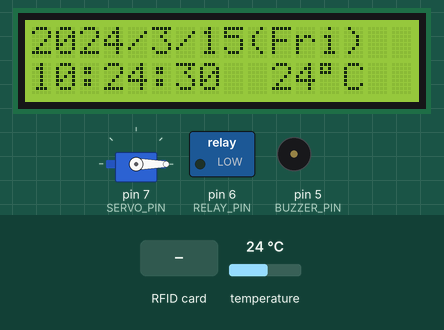
The sketch below on a simulated Arduino Uno, built with avr-gcc and run on an emulated ATmega328P. Shown: servo, 16×2 character LCD, switched loads named in the sketch (green lamp = pin HIGH), buzzer (waves = sounding). The test bench sets the inputs (shaded band); at power-on: temperature 24 °C. The local clock reads 2024-03-15 10:24:30 at power-on unless the sketch sets it; pins used as bus, display or sensor lines are not drawn; what the sketch prints to the serial monitor is not drawn.

Above: at 1.6 s.
1.7 s: RFID card 81 99 1E 24 held to the reader
At 2.9 s:
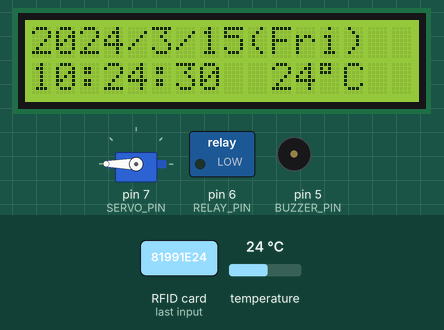
5.6 s: temperature set to 23.4 °C
At 7.5 s:
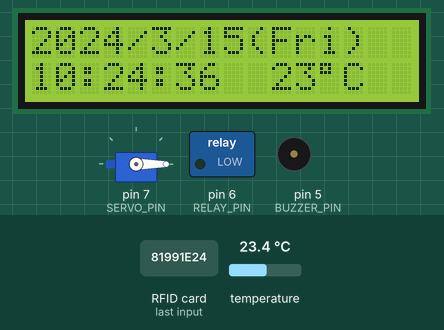
10.3 s: temperature set to 22.5 °C
At 13.2 s:
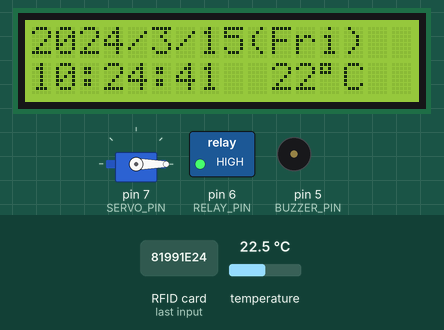
15.8 s: RFID card 5E 7A 19 C4 held to the reader
At 17.7 s:
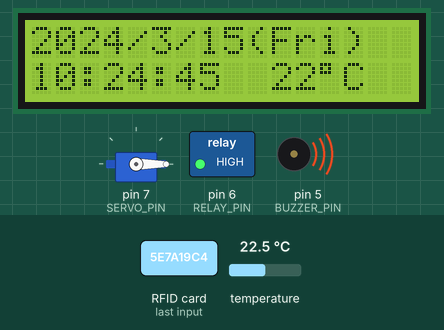
19.3 s: RFID card A3 4B 7E 2F held to the reader
At 22.8 s:
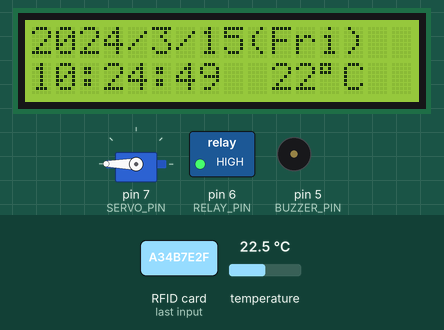
25.0 s: temperature set to 12 °C
At 27.3 s:
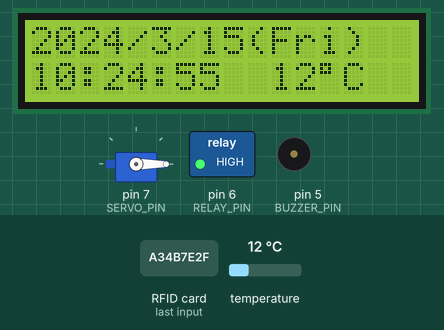
Timing chart, 0 to 28.8 s (numbered marks = the images above; inputs shaded):
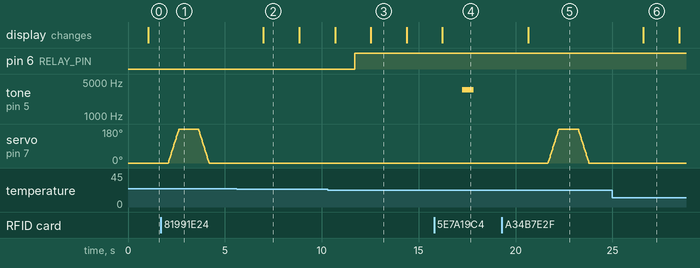

The sketch:

FAFM.ino
```cpp
#include <SPI.h>
#include <MFRC522.h>
#include <Servo.h>
#include <RTClib.h>
#include <LiquidCrystal_I2C.h>
#include <OneWire.h>
#include <DallasTemperature.h>

#define ONE_WIRE_BUS 3

OneWire oneWire(ONE_WIRE_BUS);
DallasTemperature sensors(&oneWire);

const int RST_PIN = 9; // RFID RST 핀
const int SS_PIN = 10; // RFID SS 핀
const int RELAY_PIN = 6; // 릴레이 핀
const int BUZZER_PIN = 5; // 수동부저 핀

MFRC522 mfrc522(SS_PIN, RST_PIN);   // MFRC522 인스턴스

byte CardUidByte[4] = {0x81, 0x99, 0x1E, 0x24}; // 플라스틱 카드 UID (1)
byte CardUidByte2[4] = {0xA3, 0x4B, 0x7E, 0x2F}; // 키링 UID (2)
boolean state = false; //서보모터 상태값

RTC_DS3231 rtc;
Servo servo;
const int SERVO_PIN = 7; // 서보모터 핀
int pos = 0; // 서보모터 각도
int buzzer = 0; // 수동부저 작동 수

char DOW[7][12] = {"Sun", "Mon", "Tue", "Wed", "Thu", "Fri", "Sat"};
LiquidCrystal_I2C lcd(0x27, 16, 2);

void setup() {
  Serial.begin(9600);
  while (!Serial);
  SPI.begin();         // SPI 시작
  mfrc522.PCD_Init();  // MFRC522 card 초기화
  pinMode(RELAY_PIN, OUTPUT); // 릴레이 핀 (출력)
  pinMode(BUZZER_PIN, OUTPUT); // 수동부저 핀 (출력)
  servo.attach(SERVO_PIN);
  servo.write(0);
  lcd.init();
  lcd.backlight(); // LCD 백라이트 ON
  lcd.begin(16, 2);
  rtc.begin();
  sensors.begin();
  delay(50);
}

void loop() {
  DateTime now = rtc.now();
  sensors.requestTemperatures(); // 수온센서에서 온도 불러오기
  Serial.print("Temperature is: ");
  Serial.println(sensors.getTempCByIndex(0));
  lcd.clear(); // LCD 지우기

    lcd.setCursor(0, 0); // (0, 0)에 커서 설정
    lcd.print(now.year(), DEC); // 년
    lcd.print("/");
    lcd.print(now.month(), DEC); // 월
    lcd.print("/");
    lcd.print(now.day(), DEC); // 일
    lcd.print("(");
    lcd.print(DOW[now.dayOfTheWeek()]);
    lcd.print(")");

    lcd.setCursor(0, 1); // (0, 1)에 커서 설정
    lcd.print(now.hour(), DEC); // 시
    lcd.print(":");
    lcd.print(now.minute(), DEC); // 분
    lcd.print(":");
    lcd.print(now.second(), DEC); // 초
    lcd.print("  ");
    lcd.print(int(sensors.getTempCByIndex(0))); // 수온
    lcd.print(char(223));
    lcd.print("C");

    delay (1000);

  // 13시 10분에 서보모터 작동
  if(now.hour()==13&&now.minute()==10&&now.second()==0){
    for (pos = 0; pos <= 180; pos += 1) {
      servo.write(pos);
      delay(3);
    }
    for (pos = 180; pos >= 0; pos -= 1) {
      servo.write(pos);
      delay(3);
      }
  }

  // 어항 수온 제어 (23도 이하일 경우 히터 ON)
  if (sensors.getTempCByIndex(0)<23) {
    digitalWrite(RELAY_PIN, HIGH);
  } else {
    digitalWrite(RELAY_PIN, LOW);
  }


  // 새 카드 확인
  if (!mfrc522.PICC_IsNewCardPresent()) return;

  // 카드 읽기
  if (!mfrc522.PICC_ReadCardSerial()) return;

  // 읽은 Card UID와 등록된 Card UID가 일치하는 확인 (1번 카드)
  if (mfrc522.uid.uidByte[0] == CardUidByte[0] && mfrc522.uid.uidByte[1] == CardUidByte[1] &&
        mfrc522.uid.uidByte[2] == CardUidByte[2] && mfrc522.uid.uidByte[3] == CardUidByte[3] ){

           // 서보모터 작동
           Serial.println("Open");
           for (pos = 0; pos <= 180; pos += 1) {
              servo.write(pos);
              delay(3);
            }
           delay(1000);
           Serial.println("Close");
           for (pos = 180; pos >= 0; pos -= 1) {
              servo.write(pos);
              delay(3);
            }
           delay(2000);
   }
   // 읽은 Card UID와 등록된 Card UID가 일치하는 확인 (2번 카드)
   else if (mfrc522.uid.uidByte[0] == CardUidByte2[0] && mfrc522.uid.uidByte[1] == CardUidByte2[1] &&
        mfrc522.uid.uidByte[2] == CardUidByte2[2] && mfrc522.uid.uidByte[3] == CardUidByte2[3] ){

         // 서보모터 작동
           Serial.println("Open");
           for (pos = 0; pos <= 180; pos += 1) {
              servo.write(pos);
              delay(3);
            }
           delay(1000);
           Serial.println("Close");
           for (pos = 180; pos >= 0; pos -= 1) {
              servo.write(pos);
              delay(3);
            }
           delay(2000);
   }
   // 알 수 없는 카드
   else
   {
        Serial.println("Unknown");
        for (buzzer = 0; buzzer <= 2; buzzer += 1) {
              tone(BUZZER_PIN, 3500);
              Serial.println(buzzer);
              delay(200);
              noTone(BUZZER_PIN);
            }
        delay(2000);
   }

   }
```

Measured:
- the behaviour switches between 23 and 22.9 °C on temperature (found by bisection; images 2 and 3)
- after the input at 1.7 s, servo on pin 7 (SERVO_PIN): rises from 0° to 180° in 0.55 s, then falls to 0° in 1.6 s
- after the input at 10.3 s, pin 6 (RELAY_PIN): LOW → HIGH after 1.4 s
- after the input at 15.8 s, tone on pin 5 (BUZZER_PIN): silent → 3500 Hz after 1.4 s, → silent 0.60 s later
- after the input at 19.3 s, servo on pin 7 (SERVO_PIN): rises from 0° to 180° in 0.55 s, then falls to 0° in 1.6 s
- what the display in image 3 shows lasts 1.9 s, from 12.5 s to 14.4 s
